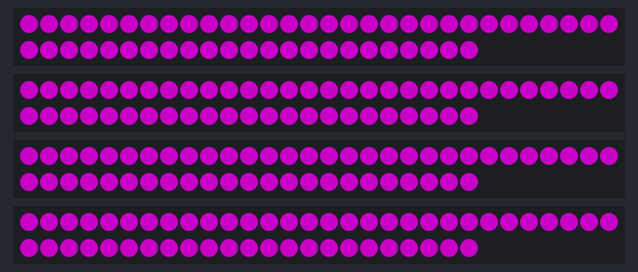
The sketch below on a simulated Arduino Uno, built with avr-gcc and run on an emulated ATmega328P. On the bench: 4 × 53 RGB LEDs in strip order, left to right, continuing on the next row. Dim RGB values are drawn brighter than linear; colours are those a GRB WS2812 strip shows for the declared byte order.

Above: at 0.06 s.
At 0.83 s:
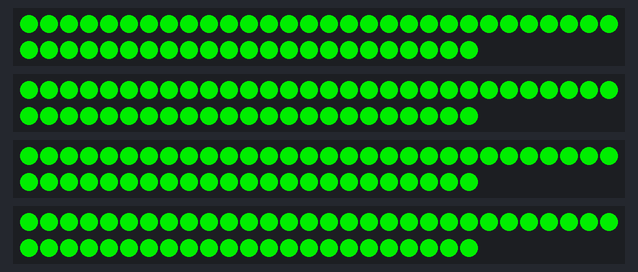

Measured:
- by itself, everything shown: repeats every 0.55 s, in 5 steps

The sketch:

dual_control_colour_switching.ino
```cpp
//setup LED strip
#include<FastLED.h>
#define NUM_LEDS 53
#define stripPinA 12
#define stripPinB 11
#define stripPinC 10
#define stripPinD 9
CRGB leds[NUM_LEDS];

int t = 100;  //interval time ms
int brightnesst = 200;
int nocolours = 5;
uint32_t colours[] = {CRGB::Teal, CRGB::Purple, CRGB::Red, CRGB::Yellow, CRGB::Green};

void setup() {
  pinMode(stripPinA, OUTPUT);
  pinMode(stripPinB, OUTPUT);
  pinMode(stripPinC, OUTPUT);
  pinMode(stripPinD, OUTPUT);
  FastLED.addLeds<WS2812, stripPinA>(leds, NUM_LEDS);
  FastLED.addLeds<WS2812, stripPinB>(leds, NUM_LEDS);
  FastLED.addLeds<WS2812, stripPinC>(leds, NUM_LEDS);
  FastLED.addLeds<WS2812, stripPinD>(leds, NUM_LEDS);
}

void loop() {
   FastLED.setBrightness(brightnesst);
   for(int x=0; x<nocolours; x++) {
    fill_solid(leds, NUM_LEDS, colours[x]);
    FastLED.show();
    delay(t);
   }

}
```
